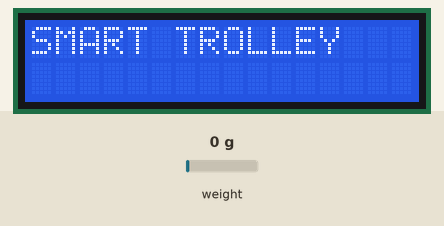
Bench run of a sketch on a simulated ESP32. On the bench: 16×2 character LCD. The test bench sets the inputs (shaded band); at power-on: weight on the scale 0 g. WiFi joins after 1.5 s; servers stay silent unless stated.

Above: at 0.1 s.
At 4.5 s:
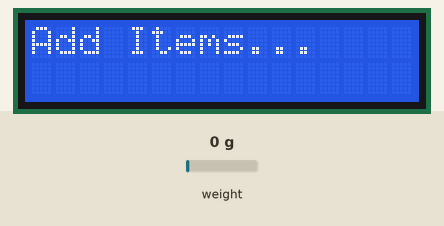

The sketch:

Billing_Main_ESP32.ino.ino
```cpp
#include "../config/credentials.h"

#define BLYNK_TEMPLATE_ID BILLING_TEMPLATE_ID
#define BLYNK_TEMPLATE_NAME BILLING_TEMPLATE_NAME
#define BLYNK_AUTH_TOKEN BILLING_AUTH_TOKEN

#include <WiFi.h>
#include <BlynkSimpleEsp32.h>
#include <LiquidCrystal_PCF8574.h>
#include <SPI.h>
#include <MFRC522.h>
#include "HX711.h"
#include <time.h>

char auth[] = BLYNK_AUTH_TOKEN;
char ssid[] = WIFI_SSID;
char pass[] = WIFI_PASSWORD;

#define VPIN_BILL V7

LiquidCrystal_PCF8574 lcd(0x27);

// Buttons & IO
#define PIN_RESET_BUTTON 5
#define PIN_DONE_BUTTON 4
#define PIN_REMOVE_LAST 13
#define PIN_ADD_LED 2
#define PIN_REMOVE_LED 15
#define PIN_BUZZER 12
#define PIN_GRAIN_BUTTON 14

// RFID
#define SS_PIN 17
#define RST_PIN 16
MFRC522 rfid(SS_PIN, RST_PIN);

// HX711
#define HX711_DOUT_PIN 26
#define HX711_SCK_PIN 27
HX711 scale;

double GRAIN_PRICE_PER_KG = 40.0;

double total = 0;
int itemCount = 0;

void setup() {

  Serial.begin(115200);
  lcd.begin(16,2);
  lcd.setBacklight(1);
  lcd.print("SMART TROLLEY");

  WiFi.begin(ssid, pass);
  Blynk.begin(auth, ssid, pass);

  SPI.begin();
  rfid.PCD_Init();

  scale.begin(HX711_DOUT_PIN, HX711_SCK_PIN);
  scale.set_scale();
  scale.tare();

  delay(1500);
  lcd.clear();
  lcd.print("Add Items...");
}

void loop() {
  Blynk.run();
}
```
